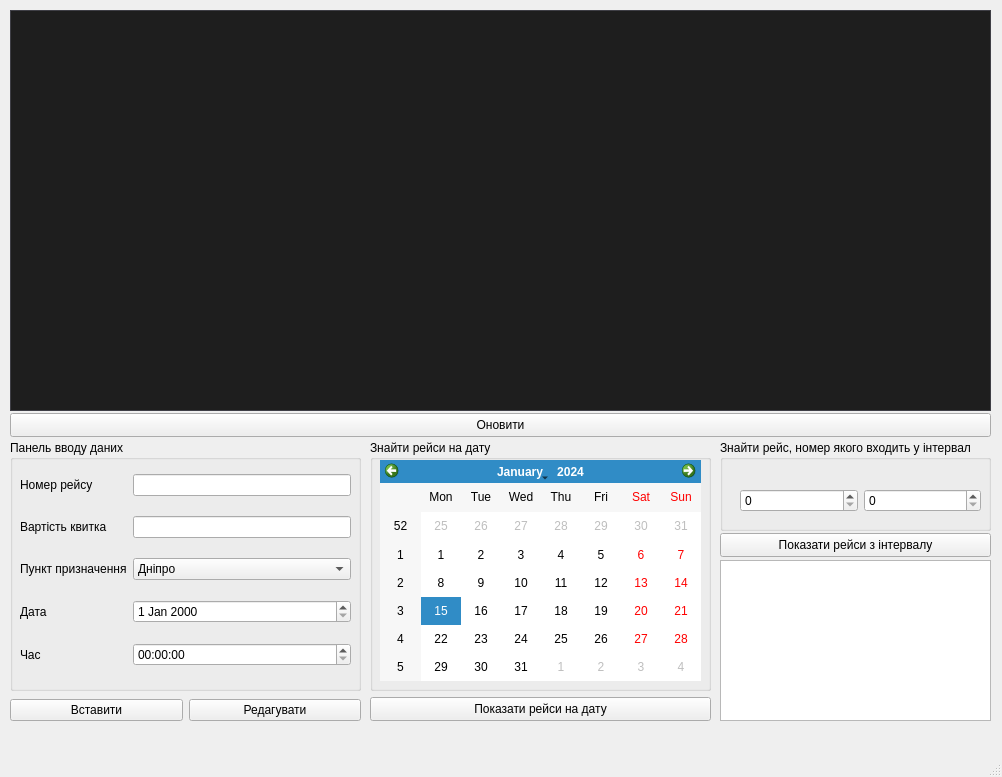
<?xml version="1.0" encoding="UTF-8"?>
<ui version="4.0">
 <class>MainWindow</class>
 <widget class="QMainWindow" name="MainWindow">
  <property name="geometry">
   <rect>
    <x>0</x>
    <y>0</y>
    <width>1002</width>
    <height>777</height>
   </rect>
  </property>
  <property name="windowTitle">
   <string>MainWindow</string>
  </property>
  <widget class="QWidget" name="centralwidget">
   <widget class="QTableView" name="flightTableView">
    <property name="geometry">
     <rect>
      <x>10</x>
      <y>10</y>
      <width>981</width>
      <height>401</height>
     </rect>
    </property>
    <property name="styleSheet">
     <string notr="true">/*!*************************************
  VS15 Dark
****************************************
  Author: chintsu_kun
  Version: 2.0.2
  Licence: GNU General Public License v3.0 (https://www.gnu.org/licenses/gpl-3.0.en.html)
  Url: https://github.com/nikolay-borzov/modorganizer-themes
****************************************
*/
/* For some reason applying background-color or border fixes paddings properties */
QListWidget::item {
  border-width: 0; }

/* Don't override install label on download widget.
   MO2 assigns color depending on download state */
#installLabel {
  color: none; }

/* Make `background-color` work for :hover, :focus and :pressed states */
QToolButton {
  border: none; }

/* Main Window */
QWidget {
  background-color: #2D2D30;
  color: #F1F1F1; }
  QWidget::disabled {
    color: #656565; }

/* Common */
/* remove outline */
* {
  outline: 0; }

*:disabled,
QListView::item:disabled,
*::item:selected:disabled {
  color: #656565; }

/* line heights */
/* QTreeView#fileTree::item - currently have problem with size column vertical
   text align  */
#bsaList::item,
#dataTree::item,
QTreeView#modList::item,
QTreeWidget#categoriesTree::item,
#savegameList::item,
#tabConflicts QTreeWidget::item {
  padding: 0.3em 0; }

QListView::item,
QTreeView#espList::item {
  padding-top: 0.3em;
  padding-bottom: 0.3em;
}

/* to enable border color */
QTreeView,
QListView,
QTextEdit,
QWebView,
QTableView {
  border-style: solid;
  border-width: 1px; }

QAbstractItemView {
  color: #DCDCDC;
  background-color: #1E1E1E;
  alternate-background-color: #262626;
  border-color: #3F3F46; }
  QAbstractItemView::item:selected, QAbstractItemView::item:selected:hover {
    background-color: #3399FF;
    color: #F1F1F1; }

QAbstractItemView[filtered=true] {
	border: 2px solid #f00 !important;
}

QAbstractItemView,
QListView,
QTreeView {
  show-decoration-selected: 1; }

QAbstractItemView::item:hover,
QListView::item:hover,
QTreeView::branch:hover,
QTreeWidget::item:hover {
  background-color: rgba(51, 153, 255, 0.3); }

QAbstractItemView::item:selected:disabled,
QListView::item:selected:disabled,
QTreeView::branch:selected:disabled,
QTreeWidget::item:selected:disabled {
  background-color: rgba(51, 153, 255, 0.3); }

QTreeView::branch:selected {
  background-color: #3399FF; }

QLabel {
  background-color: transparent; }

LinkLabel {
  qproperty-linkColor: #3399FF; }

/* Left Pane &amp; File Trees #QTreeView, #QListView*/
QTreeView::branch:closed:has-children {
  image: url(./vs15/branch-closed.png); }

QTreeView::branch:open:has-children {
  image: url(./vs15/branch-open.png); }

/*QListView::item:hover { }
QListView::item:selected { }*/
QListView::item {
  color: #F1F1F1; }

/* Text areas and text fields #QTextEdit, #QLineEdit, #QWebView */
QTextEdit,
QWebView,
QLineEdit,
QAbstractSpinBox,
QAbstractSpinBox::up-button,
QAbstractSpinBox::down-button,
QComboBox {
  background-color: #333337;
  border-color: #3F3F46; }

QLineEdit:hover,
QAbstractSpinBox:hover,
QTextEdit:hover,
QComboBox:hover,
QComboBox:editable:hover {
  border-color: #007ACC; }

QLineEdit:focus,
QAbstractSpinBox::focus,
QTextEdit:focus,
QComboBox:focus,
QComboBox:editable:focus,
QComboBox:on {
  background-color: #3F3F46;
  border-color: #3399FF; }

QComboBox:on {
  border-bottom-color: #3F3F46; }

QLineEdit,
QAbstractSpinBox {
  min-height: 15px;
  padding: 2px;
  border-style: solid;
  border-width: 1px; }

QLineEdit {
  margin-top: 0; }

/* clear button */
QLineEdit QToolButton,
QLineEdit QToolButton:hover {
  background: none;
  margin-top: 1px; }

QLineEdit#espFilterEdit QToolButton {
  margin-top: -2px;
  margin-bottom: 1px; }

/* Drop-downs #QComboBox*/
QComboBox {
  min-height: 20px;
  padding-left: 5px;
  margin: 3px 0 1px 0;
  border-style: solid;
  border-width: 1px; }
  QComboBox:editable {
    padding-left: 3px;
    /* to enable hover styles */
    background-color: transparent; }
  QComboBox::drop-down {
    width: 20px;
    subcontrol-origin: padding;
    subcontrol-position: top right;
    border: none;
    /* If you need to set style for drop-down button
    &amp;:on,
    &amp;:editable:hover {
      background-color: red;
    } */ }
  QComboBox::down-arrow {
    image: url(./vs15/combobox-down.png); }
  QComboBox QAbstractItemView {
    background-color: #1B1B1C;
    selection-background-color: #3F3F46;
    border-color: #3399FF;
    border-style: solid;
    border-width: 0 1px 1px 1px; }

/* doesn't work http://stackoverflow.com/questions/13308341/qcombobox-abstractitemviewitem*/
/*QComboBox QAbstractItemView:item {
  padding: 10px;
  margin: 10px;
}*/
/* Toolbar */
QToolBar {
  border: none; }

QToolBar::separator {
  border-left-color: #222222;
  border-right-color: #46464A;
  border-width: 0 1px 0 1px;
  border-style: solid;
  width: 0; }

QToolButton {
  padding: 4px; }
  QToolButton:hover, QToolButton:focus {
    background-color: #3E3E40; }
  QToolButton:pressed {
    background-color: #3399FF; }

QToolButton::menu-indicator {
  image: url(./vs15/combobox-down.png);
  subcontrol-origin: padding;
  subcontrol-position: center right;
  padding-top: 10%;
  padding-right: 5%; }

/* Group Boxes #QGroupBox */
QGroupBox {
  border-color: #3F3F46;
  border-style: solid;
  border-width: 1px;
  padding: 1em .3em .3em .3em;
  margin-top: .65em; }

QGroupBox::title {
  subcontrol-origin: margin;
  subcontrol-position: top left;
  padding: 2px;
  left: 10px; }

/* LCD Count */
QLCDNumber {
  border-color: #3F3F46;
  border-style: solid;
  border-width: 1px; }

/* Buttons #QPushButton */
QPushButton {
  background-color: #333337;
  border-color: #3F3F46;
  min-height: 18px;
  padding: 2px 5px;
  border-style: solid;
  border-width: 1px; }

QPushButton:hover,
QPushButton:checked,
QPushButton:focus,
QAbstractSpinBox::up-button:hover,
QAbstractSpinBox::down-button:hover {
  background-color: #007ACC; }

QPushButton:pressed,
QPushButton:checked:hover,
QAbstractSpinBox::up-button:pressed,
QAbstractSpinBox::down-button:pressed {
  background-color: #1C97EA; }

QPushButton:disabled,
QAbstractSpinBox::up-button:disabled,
QAbstractSpinBox::down-button:disabled {
  background-color: #333337;
  border-color: #3F3F46; }

QPushButton::menu-indicator {
  image: url(./vs15/combobox-down.png);
  subcontrol-origin: padding;
  subcontrol-position: center right;
  padding-right: 5%; }

/* Dialog buttons */
QDialog QPushButton,
QSlider::handle:horizontal,
QSlider::handle:vertical {
  color: #000000;
  background-color: #DDDDDD;
  border-color: #707070;
  border-style: solid;
  border-width: 1px; }

QDialog QPushButton:hover,
QSlider::handle:horizontal:hover,
QSlider::handle:vertical:hover,
QSlider::handle:horizontal:pressed,
QSlider::handle:vertical:pressed {
  background-color: #BEE6FD;
  border-color: #3C7FB1; }

QSlider::handle:horizontal:focus:!pressed,
QSlider::handle:vertical:focus:!pressed,
QDialog QPushButton:focus,
QDialog QPushButton:checked {
  background-color: #DDDDDD;
  border-color: #3399FF; }

QDialog QPushButton:disabled,
QSlider::handle:horizontal:disabled,
QSlider::handle:vertical:disabled {
  background-color: #333337;
  border-color: #3F3F46; }

QDialog QPushButton {
  min-width: 1.5em;
  padding-left: .5em;
  padding-right: .5em; }

/* Check boxes and Radio buttons common #QCheckBox, #QRadioButton */
QGroupBox::indicator,
QTreeView::indicator,
QCheckBox::indicator,
QRadioButton::indicator {
  background-color: #2D2D30;
  border-color: #3F3F46;
  width: 13px;
  height: 13px;
  border-style: solid;
  border-width: 1px; }
  QGroupBox::indicator:hover,
  QTreeView::indicator:hover,
  QCheckBox::indicator:hover,
  QRadioButton::indicator:hover {
    background-color: #3F3F46;
    border-color: #007ACC; }

QGroupBox::indicator:checked,
QTreeView::indicator:checked,
QCheckBox::indicator:checked {
  image: url(./vs15/checkbox-check.png); }

QGroupBox::indicator:disabled,
QTreeView::indicator:checked:disabled,
QCheckBox::indicator:checked:disabled {
  image: url(./vs15/checkbox-check-disabled.png); }

/* Check boxes special */
QTreeView#modList::indicator {
  width: 15px;
  height: 15px; }

/* Radio buttons #QRadioButton */
QRadioButton::indicator {
  border-radius: 7px; }
  QRadioButton::indicator::checked {
    background-color: #B9B9BA;
    border-width: 2px;
    width: 11px;
    height: 11px; }
    QRadioButton::indicator::checked:hover {
      border-color: #3F3F46; }

/* Spinners #QSpinBox, #QDoubleSpinBox */
QAbstractSpinBox {
  margin: 1px; }

QAbstractSpinBox::up-button,
QAbstractSpinBox::down-button {
  border-style: solid;
  border-width: 1px;
  subcontrol-origin: padding; }

QAbstractSpinBox::up-button {
  subcontrol-position: top right; }

QAbstractSpinBox::up-arrow {
  image: url(./vs15/spinner-up.png); }

QAbstractSpinBox::down-button {
  subcontrol-position: bottom right; }

QAbstractSpinBox::down-arrow {
  image: url(./vs15/spinner-down.png); }

/* Sliders #QSlider */
QSlider::groove:horizontal {
  background-color: #3F3F46;
  border: none;
  height: 8px;
  margin: 2px 0; }

QSlider::handle:horizontal {
  width: .5em;
  height: 2em;
  margin: -7px 0;
  subcontrol-origin: margin; }

/* Scroll Bars #QAbstractScrollArea, #QScrollBar*/
/* assigning background still leaves not filled area*/
QAbstractScrollArea::corner {
  background-color: transparent; }

/* Horizontal */
QScrollBar:horizontal {
  height: 18px;
  border: none;
  margin: 0 23px 0 23px; }

QScrollBar::handle:horizontal {
  min-width: 32px;
  margin: 4px 2px; }

QScrollBar::add-line:horizontal {
  width: 23px;
  subcontrol-position: right;
  subcontrol-origin: margin; }

QScrollBar::sub-line:horizontal {
  width: 23px;
  subcontrol-position: left;
  subcontrol-origin: margin; }

/* Vertical */
QScrollBar:vertical {
  width: 20px;
  border: none;
  margin: 23px 0 23px 0; }

QScrollBar::handle:vertical {
  min-height: 32px;
  margin: 2px 4px; }

QScrollBar::add-line:vertical {
  height: 23px;
  subcontrol-position: bottom;
  subcontrol-origin: margin; }

QScrollBar::sub-line:vertical {
  height: 23px;
  subcontrol-position: top;
  subcontrol-origin: margin; }

/* Combined */
QScrollBar {
  background-color: #3E3E42;
  border: none; }

QScrollBar::handle {
  background-color: #686868; }

QScrollBar::add-line,
QScrollBar::sub-line {
  background-color: #3E3E42;
  border: none; }

/*QScrollBar::add-line:horizontal:hover,
QScrollBar::sub-line:horizontal:hover,
QScrollBar::add-line:vertical:hover,
QScrollBar::sub-line:vertical:hover,
QScrollBar::add-line:horizontal:pressed,
QScrollBar::sub-line:horizontal:pressed,
QScrollBar::add-line:vertical:pressed,
QScrollBar::sub-line:vertical:pressed { }*/
QScrollBar::handle:hover {
  background: #9E9E9E; }

QScrollBar::handle:pressed {
  background: #EFEBEF; }

QScrollBar::handle:disabled {
  background: #555558; }

QScrollBar::add-page,
QScrollBar::sub-page {
  background: transparent; }

QScrollBar::up-arrow:vertical {
  image: url(./vs15/scrollbar-up.png); }

QScrollBar::up-arrow:vertical:hover {
  image: url(./vs15/scrollbar-up-hover.png); }

QScrollBar::up-arrow:vertical:disabled {
  image: url(./vs15/scrollbar-up-disabled.png); }

QScrollBar::right-arrow:horizontal {
  image: url(./vs15/scrollbar-right.png); }

QScrollBar::right-arrow:horizontal:hover {
  image: url(./vs15/scrollbar-right-hover.png); }

QScrollBar::right-arrow:horizontal:disabled {
  image: url(./vs15/scrollbar-right-disabled.png); }

QScrollBar::down-arrow:vertical {
  image: url(./vs15/scrollbar-down.png); }

QScrollBar::down-arrow:vertical:hover {
  image: url(./vs15/scrollbar-down-hover.png); }

QScrollBar::down-arrow:vertical:disabled {
  image: url(./vs15/scrollbar-down-disabled.png); }

QScrollBar::left-arrow:horizontal {
  image: url(./vs15/scrollbar-left.png); }

QScrollBar::left-arrow:horizontal:hover {
  image: url(./vs15/scrollbar-left-hover.png); }

QScrollBar::left-arrow:horizontal:disabled {
  image: url(./vs15/scrollbar-left-disabled.png); }

/* Header Rows and Tables (Configure Mod Categories) #QTableView, #QHeaderView */
QTableView {
  gridline-color: #3F3F46;
  selection-background-color: #3399FF;
  selection-color: #F1F1F1; }

QTableView QTableCornerButton::section {
  background: #252526;
  border-color: #3F3F46;
  border-style: solid;
  border-width: 0 1px 1px 0; }

QHeaderView {
  border: none; }

QHeaderView::section {
  background: #252526;
  border-color: #3F3F46;
  padding: 3px 5px;
  border-style: solid;
  border-width: 0 1px 1px 0; }

QHeaderView::section:hover {
  background: #3E3E40;
  color: #F6F6F6; }

/*QHeaderView::section:first { }*/
QHeaderView::section:last {
  border-right: 0; }

QHeaderView::up-arrow {
  image: url(./vs15/sort-asc.png);
  margin-bottom: -37px; }

DownloadListView QHeaderView::up-arrow {
  margin-bottom: -47px; }

QHeaderView::down-arrow {
  image: url(./vs15/sort-desc.png);
  margin-bottom: 0; }

/* Context menus, toolbar drop-downs #QMenu  */
QMenu {
  background-color: #1A1A1C;
  border-color: #333337;
  border-style: solid;
  border-width: 1px;
  padding: 2px; }

QMenu::item {
  background: transparent;
  padding: 4px 20px; }

QMenu::item:selected, QMenuBar::item:selected {
  background-color: #333334; }

QMenu::item:disabled {
  background-color: transparent; }

QMenu::separator {
  background-color: #333337;
  height: 1px;
  margin: 1px 0; }

QMenu::icon {
  margin: 1px; }

QMenu::right-arrow {
  image: url(./vs15/sub-menu-arrow.png);
  subcontrol-origin: padding;
  subcontrol-position: center right;
  padding-right: .5em; }

QMenu QPushButton {
  background-color: transparent;
  border-color: #3F3F46;
  margin: 1px 0 1px 0; }

QMenu QCheckBox,
QMenu QRadioButton {
  background-color: transparent;
  padding: 5px 2px; }

/* Tool tips #QToolTip, #SaveGameInfoWidget */
QToolTip,
SaveGameInfoWidget {
  background-color: #424245;
  border-color: #4D4D50;
  color: #F1F1F1;
  border-style: solid;
  border-width: 1px;
  padding: 2px; }

QStatusBar::item {border: None;}

/* Progress Bars (Downloads) #QProgressBar */
QProgressBar {
  background-color: #E6E6E6;
  color: #000;
  border-color: #BCBCBC;
  text-align: center;
  border-style: solid;
  border-width: 1px;
  margin: 0 0px; }

QProgressBar::chunk {
  background: #06B025; }

DownloadListView[downloadView=standard]::item {
	padding: 16px;
}

DownloadListView[downloadView=compact]::item {
	padding: 4px;
}

/* Right Pane and Tab Bars #QTabWidget, #QTabBar */
QTabWidget::pane {
  border-color: #3F3F46;
  border-top-color: #007ACC;
  top: 0;
  border-style: solid;
  border-width: 1px; }

QTabWidget::pane:disabled {
  border-top-color: #3F3F46; }

/*QTabWidget::tab-bar { }*/
QTabBar::tab {
  background-color: transparent;
  padding: 4px 1em;
  border: none; }

QTabBar::tab:hover {
  background-color: #1C97EA; }

QTabBar::tab:selected,
QTabBar::tab:selected:hover {
  background-color: #007ACC; }

QTabBar::tab:disabled {
  background-color: transparent;
  color: #656565; }

QTabBar::tab:selected:disabled {
  background-color: #3F3F46; }

/* Scrollers */
QTabBar QToolButton {
  background-color: #333337;
  border-color: #3F3F46;
  padding: 1px;
  margin: 0;
  border-style: solid;
  border-width: 1px; }

QTabBar QToolButton:hover {
  border-color: #007ACC;
  border-width: 1px;
  border-style: solid; }

QTabBar QToolButton:disabled,
QTabBar QToolButton:pressed:hover {
  background-color: #333337; }

/*QTabBar::tear { }*/
QTabBar::scroller {
  width: 23px;
  background-color: red; }

QTabBar QToolButton::right-arrow {
  image: url(./vs15/scrollbar-right.png); }

QTabBar QToolButton::right-arrow:hover {
  image: url(./vs15/scrollbar-right-hover.png); }

QTabBar QToolButton::left-arrow {
  image: url(./vs15/scrollbar-left.png); }

QTabBar QToolButton::left-arrow:hover {
  image: url(./vs15/scrollbar-left-hover.png); }

/* Special styles */
QWidget#tabImages QPushButton {
  background-color: transparent;
  margin: 0 .3em;
  padding: 0; }

/* like dialog QPushButton*/
QWidget#tabESPs QToolButton {
  color: #000000;
  background-color: #DDDDDD;
  border-color: #707070;
  border-style: solid;
  border-width: 1px; }

QWidget#tabESPs QToolButton:hover {
  background-color: #BEE6FD;
  border-color: #3C7FB1; }

QWidget#tabESPs QToolButton:focus {
  background-color: #DDDDDD;
  border-color: #3399FF; }

QWidget#tabESPs QToolButton:disabled {
  background-color: #333337;
  border-color: #3F3F46; }

QTreeWidget#categoriesList {
  /*min-width: 225px;*/ }

QTreeWidget#categoriesList::item {
  background-position: center left;
  background-repeat: no-repeat;
  padding: .35em 10px; }

QTreeWidget#categoriesList::item:has-children {
  background-image: url(./vs15/branch-closed.png); }

QTreeWidget#categoriesList::item:has-children:open {
  background-image: url(./vs15/branch-open.png); }

QDialog#QueryOverwriteDialog QPushButton {
  margin-left: .5em; }

QDialog#PyCfgDialog QPushButton:hover {
  background-color: #BEE6FD; }

QLineEdit#modFilterEdit {
  margin-top: 2px; }

/* highlight unchecked BSAs */
QWidget#bsaTab QTreeWidget::indicator:unchecked {
  background-color: #3399FF; }

/* increase version text field */
QLineEdit#versionEdit {
  max-width: 100px; }

/* Dialogs width changes */
/* increase width to prevent buttons cutting */
QDialog#QueryOverwriteDialog {
  min-width: 565px; }

QDialog#ModInfoDialog {
  min-width: 850px; }

QLineEdit[valid-filter=false] {
	background-color: #661111 !important;
}</string>
    </property>
   </widget>
   <widget class="QGroupBox" name="groupBox">
    <property name="geometry">
     <rect>
      <x>10</x>
      <y>440</y>
      <width>351</width>
      <height>251</height>
     </rect>
    </property>
    <property name="title">
     <string>Панель вводу даних</string>
    </property>
    <widget class="QWidget" name="layoutWidget">
     <property name="geometry">
      <rect>
       <x>10</x>
       <y>20</y>
       <width>331</width>
       <height>221</height>
      </rect>
     </property>
     <layout class="QGridLayout" name="gridLayout">
      <item row="0" column="0">
       <widget class="QLabel" name="label">
        <property name="text">
         <string>Номер рейсу</string>
        </property>
       </widget>
      </item>
      <item row="0" column="1">
       <widget class="QLineEdit" name="numberLineEdit"/>
      </item>
      <item row="1" column="0">
       <widget class="QLabel" name="label_2">
        <property name="text">
         <string>Вартість квитка</string>
        </property>
       </widget>
      </item>
      <item row="1" column="1">
       <widget class="QLineEdit" name="ticketPriceLineEdit"/>
      </item>
      <item row="2" column="0">
       <widget class="QLabel" name="label_3">
        <property name="text">
         <string>Пункт призначення</string>
        </property>
       </widget>
      </item>
      <item row="2" column="1">
       <widget class="QComboBox" name="destinationComboBox">
        <item>
         <property name="text">
          <string>Дніпро</string>
         </property>
        </item>
        <item>
         <property name="text">
          <string>Київ</string>
         </property>
        </item>
        <item>
         <property name="text">
          <string>Харків</string>
         </property>
        </item>
        <item>
         <property name="text">
          <string>Одеса</string>
         </property>
        </item>
        <item>
         <property name="text">
          <string>Миколаїв</string>
         </property>
        </item>
        <item>
         <property name="text">
          <string>Львів</string>
         </property>
        </item>
        <item>
         <property name="text">
          <string>Полтава</string>
         </property>
        </item>
        <item>
         <property name="text">
          <string>Чернігів</string>
         </property>
        </item>
        <item>
         <property name="text">
          <string>Херсон</string>
         </property>
        </item>
       </widget>
      </item>
      <item row="3" column="0">
       <widget class="QLabel" name="label_4">
        <property name="text">
         <string>Дата</string>
        </property>
       </widget>
      </item>
      <item row="3" column="1">
       <widget class="QDateEdit" name="dateEdit"/>
      </item>
      <item row="4" column="0">
       <widget class="QLabel" name="label_5">
        <property name="text">
         <string>Час</string>
        </property>
       </widget>
      </item>
      <item row="4" column="1">
       <widget class="QTimeEdit" name="timeEdit"/>
      </item>
     </layout>
    </widget>
   </widget>
   <widget class="QGroupBox" name="groupBox_2">
    <property name="geometry">
     <rect>
      <x>370</x>
      <y>440</y>
      <width>341</width>
      <height>251</height>
     </rect>
    </property>
    <property name="title">
     <string>Знайти рейси на дату</string>
    </property>
    <widget class="QCalendarWidget" name="calendarWidget">
     <property name="geometry">
      <rect>
       <x>10</x>
       <y>20</y>
       <width>321</width>
       <height>221</height>
      </rect>
     </property>
    </widget>
   </widget>
   <widget class="QGroupBox" name="groupBox_3">
    <property name="geometry">
     <rect>
      <x>720</x>
      <y>440</y>
      <width>271</width>
      <height>91</height>
     </rect>
    </property>
    <property name="title">
     <string>Знайти рейс, номер якого входить у інтервал</string>
    </property>
    <widget class="QWidget" name="layoutWidget">
     <property name="geometry">
      <rect>
       <x>20</x>
       <y>40</y>
       <width>241</width>
       <height>41</height>
      </rect>
     </property>
     <layout class="QHBoxLayout" name="horizontalLayout_2">
      <item>
       <widget class="QSpinBox" name="firstSpinBox">
        <property name="maximum">
         <number>999</number>
        </property>
       </widget>
      </item>
      <item>
       <widget class="QSpinBox" name="secondSpinBox">
        <property name="maximum">
         <number>999</number>
        </property>
       </widget>
      </item>
     </layout>
    </widget>
   </widget>
   <widget class="QTextBrowser" name="textBrowser">
    <property name="geometry">
     <rect>
      <x>720</x>
      <y>560</y>
      <width>271</width>
      <height>161</height>
     </rect>
    </property>
   </widget>
   <widget class="QPushButton" name="resetPushButton">
    <property name="geometry">
     <rect>
      <x>10</x>
      <y>413</y>
      <width>981</width>
      <height>24</height>
     </rect>
    </property>
    <property name="text">
     <string>Оновити</string>
    </property>
   </widget>
   <widget class="QPushButton" name="datePushButton">
    <property name="geometry">
     <rect>
      <x>370</x>
      <y>697</y>
      <width>341</width>
      <height>24</height>
     </rect>
    </property>
    <property name="text">
     <string>Показати рейси на дату</string>
    </property>
   </widget>
   <widget class="QPushButton" name="intervalPushButton">
    <property name="geometry">
     <rect>
      <x>720</x>
      <y>533</y>
      <width>271</width>
      <height>24</height>
     </rect>
    </property>
    <property name="text">
     <string>Показати рейси з інтервалу</string>
    </property>
   </widget>
   <widget class="QWidget" name="layoutWidget">
    <property name="geometry">
     <rect>
      <x>10</x>
      <y>690</y>
      <width>351</width>
      <height>41</height>
     </rect>
    </property>
    <layout class="QHBoxLayout" name="horizontalLayout">
     <item>
      <widget class="QPushButton" name="addPushButton">
       <property name="text">
        <string>Вставити</string>
       </property>
      </widget>
     </item>
     <item>
      <widget class="QPushButton" name="editPushButton">
       <property name="text">
        <string>Редагувати</string>
       </property>
      </widget>
     </item>
    </layout>
   </widget>
  </widget>
  <widget class="QMenuBar" name="menubar">
   <property name="geometry">
    <rect>
     <x>0</x>
     <y>0</y>
     <width>1002</width>
     <height>22</height>
    </rect>
   </property>
  </widget>
  <widget class="QStatusBar" name="statusbar"/>
 </widget>
 <resources/>
 <connections/>
</ui>
